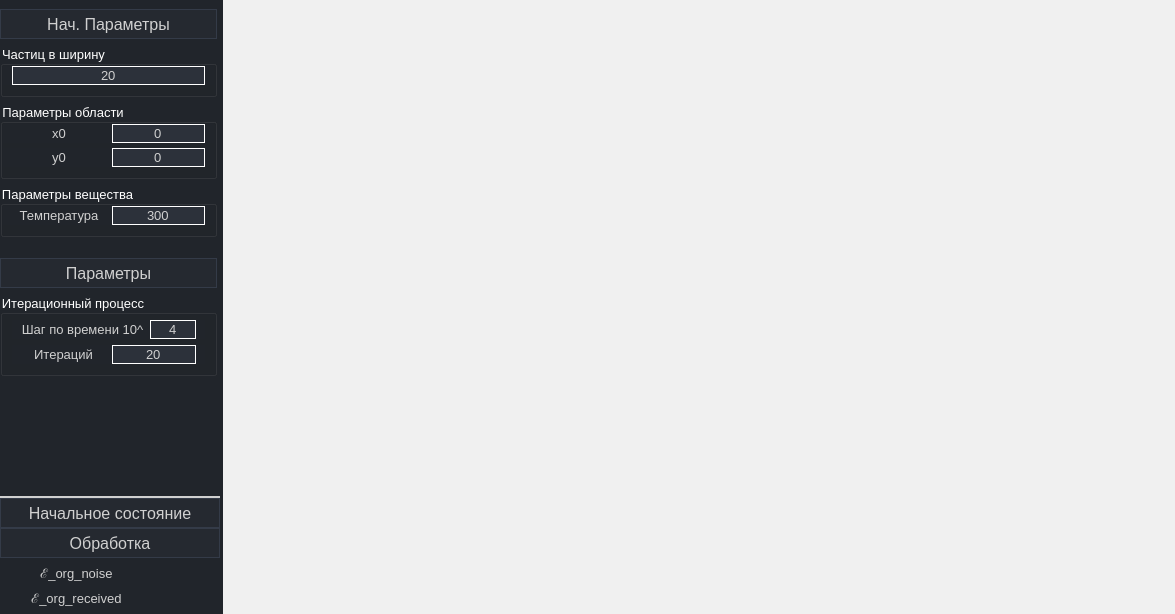
<?xml version="1.0" encoding="UTF-8"?>
<ui version="4.0">
 <class>Dialog</class>
 <widget class="QDialog" name="Dialog">
  <property name="geometry">
   <rect>
    <x>0</x>
    <y>0</y>
    <width>1175</width>
    <height>614</height>
   </rect>
  </property>
  <property name="windowTitle">
   <string>Фильтрация изображения</string>
  </property>
  <layout class="QHBoxLayout" name="horizontalLayout" stretch="0">
   <property name="spacing">
    <number>0</number>
   </property>
   <property name="leftMargin">
    <number>0</number>
   </property>
   <property name="topMargin">
    <number>0</number>
   </property>
   <property name="rightMargin">
    <number>0</number>
   </property>
   <property name="bottomMargin">
    <number>0</number>
   </property>
   <item>
    <widget class="QWidget" name="widget_design" native="true">
     <property name="styleSheet">
      <string notr="true">
   QWidget{
	background-color: rgb(33, 37, 43);
	color: rgb(208, 208, 208);
	font-size: 10pt;
}
/* /////////////////////////////////////////////////////////////////////////////////////////////////
ScrollBars */
 QScrollBar {
border: none;												/* без границ */
	border-right:5px solid rgb(211, 211, 211);;	/* С правой красной раницей */
 }
 QScrollBar:vertical {
	border: none;
    background: rgb(52, 59, 72);
    width: 8px;
    margin: 21px 0 21px 0;
	border-radius: 0px;
 }

/* Ползунок */
 QScrollBar::handle:vertical {	
	background:rgb(255, 255, 255);
    min-height: 25px;
	border-radius: 4px
 }
/*Нижняя стрелка*/
 QScrollBar::add-line:vertical {
     border: none;
    background: rgb(55, 63, 77);
     height: 20px;

     subcontrol-position: bottom;
     subcontrol-origin: margin;
 }
/*Верхняя стрелка*/
 QScrollBar::sub-line:vertical {
	border: none;
    background: rgb(55, 63, 77);
     height: 20px;

     subcontrol-position: top;
     subcontrol-origin: margin;
 }
/* Цвета нижних и верхних стрелок */
 QScrollBar::up-arrow:vertical{
	border-top-left-radius: 4px;
    border-top-right-radius: 4px;
     background: rgb(255, 255, 255);
 }
QScrollBar::down-arrow:vertical{
	border-bottom-left-radius: 4px;
    border-bottom-right-radius: 4px;
     background: rgb(255, 255, 255);
}

 QScrollBar::add-page:vertical, QScrollBar::sub-page:vertical {
     background: none;
 }
/* ///////////////////////////////////////////////////////////////////////////////////////////////// */
/* /////////////////////////////////////////////////////////////////////////////////////////////////
RadioButton */
QRadioButton::indicator {
    border: 3px solid rgb(52, 59, 72);
	width: 15px;
	height: 15px;
	border-radius: 10px;
    background: rgb(44, 49, 60);
}
QRadioButton::indicator:hover {
    border: 3px solid rgb(58, 66, 81);
}
QRadioButton::indicator:checked {
    background: 3px solid rgb(255, 255, 255);
	border: 3px solid rgb(52, 59, 72);	
}
/* срабатывает, когда пользователь наводит на элемент мышью */
QRadioButton:hover {
	background-color:rgb(40, 44, 52);			/* задаем цвет фона */
}
/* срабатывает, при нажатии*/
QRadioButton:pressed      {
	background-color:rgb(170, 170, 170);		/* задаем цвет фона */
	color:  rgb(0, 0, 0);
	border: none;												/* без границ */
}
/* ///////////////////////////////////////////////////////////////////////////////////////////////// */
/* /////////////////////////////////////////////////////////////////////////////////////////////////
QCheckBox */
/* Стандартное состояние*/
QCheckBox{
	padding-left: 8px;		/* Отступ слева */
	padding-right: -8px;	/* Отступ справа */
}

/* Состояние - не выбран*/
QCheckBox::indicator:unchecked {
	/* Выбор картинки*/
	image: url(:/checkbox_status_success/resource/checkbox_status_success/check_error_red_24dp.svg)
}

/* Состояние -  выбран*/
QCheckBox::indicator:checked {
	/* Выбор картинки*/
	image: url(:/checkbox_status_success/resource/checkbox_status_success/check_ok_grean_24dp.svg);
}
/* ///////////////////////////////////////////////////////////////////////////////////////////////// */
/* /////////////////////////////////////////////////////////////////////////////////////////////////
QPushButton */
/*Стандартное состояние для кнопки*/
QPushButton {
	font-size: 12pt;
	background-color:rgb(37, 41, 48);/* задает цвет фона */
	display: inline-block;							/* пределяет, будет ли элемент обрабатываться как блочный или встроенный элемент */
	border: 1px solid rgb(52, 59, 72);		/* задает границу элемента */

	/* задает иконку */
	background-position: left center;							/* выравнивание иконки */
	background-repeat: no-repeat;								/* повторять иконку */
} 

/* срабатывает, когда пользователь наводит на элемент мышью */
QPushButton:hover {
	background-color:rgb(40, 44, 52);			/* задаем цвет фона */
	border: none;												/* без границ */
	border-left:4px solid rgb(208, 208, 208);	/* С правой красной раницей */
}


/* срабатывает, при нажатии*/
QPushButton:pressed      {
	background-color:rgb(170, 170, 170);		/* задаем цвет фона */
	color: rgb(181, 181, 181);
	border: none;												/* без границ */
}
/* ///////////////////////////////////////////////////////////////////////////////////////////////// */
/* /////////////////////////////////////////////////////////////////////////////////////////////////
QLineEdit */
/* Стиль по умолчанию */
QLineEdit:enabled{
	background-color:rgb(44, 49, 58); /* Устанавливаем цвет заливки */
	border: 1px solid rgb(255, 255, 255); 
}

/* Если поле отключено */
QLineEdit:disabled {
	background-color:  rgba(67, 74, 88, 0); /* Устанавливаем цвет заливки */
	border: 1px solid rgb(255, 255, 255); 
	color: rgb(67, 74, 88);
}
/* ///////////////////////////////////////////////////////////////////////////////////////////////// */
/* /////////////////////////////////////////////////////////////////////////////////////////////////
QGroupBox */
QGroupBox{
	color:rgb(255, 255, 255);	/* задает цвет шрифта */
}
/* ///////////////////////////////////////////////////////////////////////////////////////////////// */
/* /////////////////////////////////////////////////////////////////////////////////////////////////
QTableWidget */

QTableWidget {	
	gridline-color: rgb(136, 136, 136);
	border-top: 1px solid rgb(54, 60, 74);
	border-bottom: 1px solid  rgb(54, 60, 74);
}
QTableWidget::item:selected{
	background-color: rgb(72, 81, 94);
}
QHeaderView { qproperty-defaultAlignment: AlignCenter; }
/*Цвет верхнего и левого поля*/
QHeaderView::section{
	background-color:rgb(37, 41, 48);
    border-style: none;
border: 1px solid rgb(136, 136, 136);
}
/*Кнопка в верхнем левом углу*/
QTableCornerButton::section {background-color:rgb(33, 37, 43); }

QWidget#widget_loading_data {
	border-bottom: 2px solid rgb(208, 208, 208);
}
QWidget#widget_processing {
	border-top: 2px solid rgb(208, 208, 208);
}
QScrollArea{
border: none;
}</string>
     </property>
     <layout class="QHBoxLayout" name="layout_design">
      <property name="spacing">
       <number>3</number>
      </property>
      <property name="leftMargin">
       <number>0</number>
      </property>
      <property name="topMargin">
       <number>0</number>
      </property>
      <property name="rightMargin">
       <number>0</number>
      </property>
      <property name="bottomMargin">
       <number>0</number>
      </property>
      <item>
       <widget class="QWidget" name="widget_menu" native="true">
        <property name="minimumSize">
         <size>
          <width>220</width>
          <height>0</height>
         </size>
        </property>
        <property name="maximumSize">
         <size>
          <width>220</width>
          <height>16777215</height>
         </size>
        </property>
        <layout class="QVBoxLayout" name="layout_menu">
         <property name="spacing">
          <number>6</number>
         </property>
         <property name="leftMargin">
          <number>0</number>
         </property>
         <property name="topMargin">
          <number>0</number>
         </property>
         <property name="rightMargin">
          <number>0</number>
         </property>
         <property name="bottomMargin">
          <number>6</number>
         </property>
         <item>
          <widget class="QScrollArea" name="scrollArea">
           <property name="widgetResizable">
            <bool>true</bool>
           </property>
           <widget class="QWidget" name="scrollAreaWidgetContents">
            <property name="geometry">
             <rect>
              <x>0</x>
              <y>0</y>
              <width>220</width>
              <height>490</height>
             </rect>
            </property>
            <layout class="QVBoxLayout" name="verticalLayout_2">
             <property name="spacing">
              <number>6</number>
             </property>
             <property name="leftMargin">
              <number>0</number>
             </property>
             <property name="rightMargin">
              <number>3</number>
             </property>
             <property name="bottomMargin">
              <number>0</number>
             </property>
             <item>
              <widget class="QPushButton" name="pushButton_tab_start_parameters">
               <property name="minimumSize">
                <size>
                 <width>0</width>
                 <height>30</height>
                </size>
               </property>
               <property name="text">
                <string>Нач. Параметры</string>
               </property>
               <property name="checkable">
                <bool>true</bool>
               </property>
               <property name="checked">
                <bool>true</bool>
               </property>
              </widget>
             </item>
             <item>
              <widget class="QWidget" name="widget_start_parameters" native="true">
               <property name="styleSheet">
                <string notr="true"/>
               </property>
               <layout class="QVBoxLayout" name="layout_start_parameters">
                <property name="spacing">
                 <number>6</number>
                </property>
                <property name="leftMargin">
                 <number>0</number>
                </property>
                <property name="topMargin">
                 <number>0</number>
                </property>
                <property name="rightMargin">
                 <number>0</number>
                </property>
                <property name="bottomMargin">
                 <number>15</number>
                </property>
                <item>
                 <widget class="QGroupBox" name="groupBox_area_size">
                  <property name="sizePolicy">
                   <sizepolicy hsizetype="Preferred" vsizetype="Maximum">
                    <horstretch>0</horstretch>
                    <verstretch>0</verstretch>
                   </sizepolicy>
                  </property>
                  <property name="title">
                   <string>Частиц в ширину</string>
                  </property>
                  <layout class="QVBoxLayout" name="layout_area_size">
                   <property name="spacing">
                    <number>5</number>
                   </property>
                   <property name="leftMargin">
                    <number>0</number>
                   </property>
                   <property name="topMargin">
                    <number>0</number>
                   </property>
                   <property name="rightMargin">
                    <number>0</number>
                   </property>
                   <property name="bottomMargin">
                    <number>9</number>
                   </property>
                   <item>
                    <widget class="QWidget" name="widget_elements_on_side" native="true">
                     <property name="sizePolicy">
                      <sizepolicy hsizetype="Preferred" vsizetype="Maximum">
                       <horstretch>0</horstretch>
                       <verstretch>0</verstretch>
                      </sizepolicy>
                     </property>
                     <layout class="QHBoxLayout" name="layout_elements_on_side" stretch="0">
                      <property name="topMargin">
                       <number>0</number>
                      </property>
                      <property name="bottomMargin">
                       <number>0</number>
                      </property>
                      <item>
                       <widget class="QLineEdit" name="lineEdit_elements_on_side">
                        <property name="text">
                         <string>20</string>
                        </property>
                        <property name="alignment">
                         <set>Qt::AlignCenter</set>
                        </property>
                       </widget>
                      </item>
                     </layout>
                    </widget>
                   </item>
                  </layout>
                 </widget>
                </item>
                <item>
                 <widget class="QGroupBox" name="groupBox_area_parameters">
                  <property name="title">
                   <string>Параметры области</string>
                  </property>
                  <layout class="QVBoxLayout" name="layout_dome_1">
                   <property name="spacing">
                    <number>5</number>
                   </property>
                   <property name="leftMargin">
                    <number>0</number>
                   </property>
                   <property name="topMargin">
                    <number>0</number>
                   </property>
                   <property name="rightMargin">
                    <number>0</number>
                   </property>
                   <property name="bottomMargin">
                    <number>9</number>
                   </property>
                   <item>
                    <widget class="QWidget" name="widget_x0" native="true">
                     <property name="sizePolicy">
                      <sizepolicy hsizetype="Preferred" vsizetype="Maximum">
                       <horstretch>0</horstretch>
                       <verstretch>0</verstretch>
                      </sizepolicy>
                     </property>
                     <layout class="QHBoxLayout" name="layout_x0" stretch="1,1">
                      <property name="topMargin">
                       <number>0</number>
                      </property>
                      <property name="bottomMargin">
                       <number>0</number>
                      </property>
                      <item>
                       <widget class="QLabel" name="label_text_x0">
                        <property name="text">
                         <string>x0</string>
                        </property>
                        <property name="alignment">
                         <set>Qt::AlignCenter</set>
                        </property>
                       </widget>
                      </item>
                      <item>
                       <widget class="QLineEdit" name="lineEdit_x0">
                        <property name="text">
                         <string>0</string>
                        </property>
                        <property name="alignment">
                         <set>Qt::AlignCenter</set>
                        </property>
                       </widget>
                      </item>
                     </layout>
                    </widget>
                   </item>
                   <item>
                    <widget class="QWidget" name="widget_y0" native="true">
                     <property name="sizePolicy">
                      <sizepolicy hsizetype="Preferred" vsizetype="Maximum">
                       <horstretch>0</horstretch>
                       <verstretch>0</verstretch>
                      </sizepolicy>
                     </property>
                     <layout class="QHBoxLayout" name="layout_y0" stretch="1,1">
                      <property name="topMargin">
                       <number>0</number>
                      </property>
                      <property name="bottomMargin">
                       <number>0</number>
                      </property>
                      <item>
                       <widget class="QLabel" name="label_text_y0">
                        <property name="text">
                         <string>y0</string>
                        </property>
                        <property name="alignment">
                         <set>Qt::AlignCenter</set>
                        </property>
                       </widget>
                      </item>
                      <item>
                       <widget class="QLineEdit" name="lineEdit_y0">
                        <property name="text">
                         <string>0</string>
                        </property>
                        <property name="alignment">
                         <set>Qt::AlignCenter</set>
                        </property>
                       </widget>
                      </item>
                     </layout>
                    </widget>
                   </item>
                  </layout>
                 </widget>
                </item>
                <item>
                 <widget class="QGroupBox" name="groupBox_substance_parameters">
                  <property name="title">
                   <string>Параметры вещества</string>
                  </property>
                  <layout class="QVBoxLayout" name="layout_substance_parameters">
                   <property name="spacing">
                    <number>5</number>
                   </property>
                   <property name="leftMargin">
                    <number>0</number>
                   </property>
                   <property name="topMargin">
                    <number>0</number>
                   </property>
                   <property name="rightMargin">
                    <number>0</number>
                   </property>
                   <property name="bottomMargin">
                    <number>9</number>
                   </property>
                   <item>
                    <widget class="QWidget" name="widget_temperature" native="true">
                     <property name="sizePolicy">
                      <sizepolicy hsizetype="Preferred" vsizetype="Maximum">
                       <horstretch>0</horstretch>
                       <verstretch>0</verstretch>
                      </sizepolicy>
                     </property>
                     <layout class="QHBoxLayout" name="layout_temperature" stretch="1,1">
                      <property name="topMargin">
                       <number>0</number>
                      </property>
                      <property name="bottomMargin">
                       <number>0</number>
                      </property>
                      <item>
                       <widget class="QLabel" name="label_text_temperature">
                        <property name="text">
                         <string>Температура</string>
                        </property>
                        <property name="alignment">
                         <set>Qt::AlignCenter</set>
                        </property>
                       </widget>
                      </item>
                      <item>
                       <widget class="QLineEdit" name="lineEdit_temperature">
                        <property name="text">
                         <string>300</string>
                        </property>
                        <property name="alignment">
                         <set>Qt::AlignCenter</set>
                        </property>
                       </widget>
                      </item>
                     </layout>
                    </widget>
                   </item>
                  </layout>
                 </widget>
                </item>
               </layout>
              </widget>
             </item>
             <item>
              <widget class="QPushButton" name="pushButton_options">
               <property name="minimumSize">
                <size>
                 <width>0</width>
                 <height>30</height>
                </size>
               </property>
               <property name="text">
                <string>Параметры</string>
               </property>
               <property name="checkable">
                <bool>true</bool>
               </property>
               <property name="checked">
                <bool>true</bool>
               </property>
              </widget>
             </item>
             <item>
              <widget class="QWidget" name="widget_options" native="true">
               <property name="minimumSize">
                <size>
                 <width>0</width>
                 <height>0</height>
                </size>
               </property>
               <layout class="QVBoxLayout" name="layout_options">
                <property name="leftMargin">
                 <number>0</number>
                </property>
                <property name="topMargin">
                 <number>0</number>
                </property>
                <property name="rightMargin">
                 <number>0</number>
                </property>
                <property name="bottomMargin">
                 <number>20</number>
                </property>
                <item>
                 <widget class="QGroupBox" name="groupBox_iteration_process">
                  <property name="sizePolicy">
                   <sizepolicy hsizetype="Preferred" vsizetype="Maximum">
                    <horstretch>0</horstretch>
                    <verstretch>0</verstretch>
                   </sizepolicy>
                  </property>
                  <property name="title">
                   <string>Итерационный процесс</string>
                  </property>
                  <layout class="QVBoxLayout" name="verticalLayout" stretch="1,0">
                   <property name="spacing">
                    <number>6</number>
                   </property>
                   <property name="leftMargin">
                    <number>9</number>
                   </property>
                   <property name="topMargin">
                    <number>5</number>
                   </property>
                   <property name="rightMargin">
                    <number>9</number>
                   </property>
                   <property name="bottomMargin">
                    <number>9</number>
                   </property>
                   <item>
                    <widget class="QWidget" name="widget_time_step" native="true">
                     <property name="sizePolicy">
                      <sizepolicy hsizetype="Preferred" vsizetype="Maximum">
                       <horstretch>0</horstretch>
                       <verstretch>0</verstretch>
                      </sizepolicy>
                     </property>
                     <layout class="QHBoxLayout" name="layout_time_step" stretch="1,1">
                      <property name="topMargin">
                       <number>0</number>
                      </property>
                      <property name="bottomMargin">
                       <number>0</number>
                      </property>
                      <item>
                       <widget class="QLabel" name="label_text_time_step">
                        <property name="text">
                         <string>Шаг по времени 10^</string>
                        </property>
                        <property name="alignment">
                         <set>Qt::AlignCenter</set>
                        </property>
                       </widget>
                      </item>
                      <item>
                       <widget class="QLineEdit" name="lineEdit_time_step">
                        <property name="text">
                         <string>4</string>
                        </property>
                        <property name="alignment">
                         <set>Qt::AlignCenter</set>
                        </property>
                       </widget>
                      </item>
                     </layout>
                    </widget>
                   </item>
                   <item>
                    <widget class="QWidget" name="widget_iterations" native="true">
                     <property name="sizePolicy">
                      <sizepolicy hsizetype="Preferred" vsizetype="Maximum">
                       <horstretch>0</horstretch>
                       <verstretch>0</verstretch>
                      </sizepolicy>
                     </property>
                     <layout class="QHBoxLayout" name="layout_iterations" stretch="1,1">
                      <property name="topMargin">
                       <number>0</number>
                      </property>
                      <property name="bottomMargin">
                       <number>0</number>
                      </property>
                      <item>
                       <widget class="QLabel" name="label_iterations">
                        <property name="text">
                         <string>Итераций</string>
                        </property>
                        <property name="alignment">
                         <set>Qt::AlignCenter</set>
                        </property>
                       </widget>
                      </item>
                      <item>
                       <widget class="QLineEdit" name="lineEdit_iterations">
                        <property name="text">
                         <string>20</string>
                        </property>
                        <property name="alignment">
                         <set>Qt::AlignCenter</set>
                        </property>
                       </widget>
                      </item>
                     </layout>
                    </widget>
                   </item>
                  </layout>
                 </widget>
                </item>
               </layout>
              </widget>
             </item>
             <item>
              <spacer name="verticalSpacer">
               <property name="orientation">
                <enum>Qt::Vertical</enum>
               </property>
               <property name="sizeHint" stdset="0">
                <size>
                 <width>20</width>
                 <height>40</height>
                </size>
               </property>
              </spacer>
             </item>
            </layout>
           </widget>
          </widget>
         </item>
         <item>
          <widget class="QWidget" name="widget_processing" native="true">
           <layout class="QVBoxLayout" name="layout_processing">
            <property name="spacing">
             <number>0</number>
            </property>
            <property name="leftMargin">
             <number>0</number>
            </property>
            <property name="topMargin">
             <number>2</number>
            </property>
            <property name="rightMargin">
             <number>0</number>
            </property>
            <property name="bottomMargin">
             <number>0</number>
            </property>
            <item>
             <widget class="QPushButton" name="pushButton_initial_state">
              <property name="minimumSize">
               <size>
                <width>0</width>
                <height>30</height>
               </size>
              </property>
              <property name="text">
               <string>Начальное состояние</string>
              </property>
             </widget>
            </item>
            <item>
             <widget class="QPushButton" name="pushButton_start_processing">
              <property name="minimumSize">
               <size>
                <width>0</width>
                <height>30</height>
               </size>
              </property>
              <property name="text">
               <string>Обработка</string>
              </property>
             </widget>
            </item>
            <item>
             <widget class="QWidget" name="widget_deviation_original_and_noise" native="true">
              <property name="minimumSize">
               <size>
                <width>0</width>
                <height>25</height>
               </size>
              </property>
              <property name="maximumSize">
               <size>
                <width>16777215</width>
                <height>25</height>
               </size>
              </property>
              <layout class="QHBoxLayout" name="layout_deviation_original_and_noise" stretch="2,1">
               <property name="spacing">
                <number>0</number>
               </property>
               <property name="topMargin">
                <number>0</number>
               </property>
               <property name="bottomMargin">
                <number>0</number>
               </property>
               <item>
                <widget class="QLabel" name="label_text_deviation_original_and_noise">
                 <property name="minimumSize">
                  <size>
                   <width>0</width>
                   <height>30</height>
                  </size>
                 </property>
                 <property name="font">
                  <font>
                   <pointsize>10</pointsize>
                  </font>
                 </property>
                 <property name="text">
                  <string>ℰ_org_noise</string>
                 </property>
                 <property name="alignment">
                  <set>Qt::AlignCenter</set>
                 </property>
                </widget>
               </item>
               <item>
                <widget class="QLabel" name="label_deviation_original_and_noise">
                 <property name="text">
                  <string/>
                 </property>
                 <property name="alignment">
                  <set>Qt::AlignCenter</set>
                 </property>
                </widget>
               </item>
              </layout>
             </widget>
            </item>
            <item>
             <widget class="QWidget" name="widget_deviation_original_and_received" native="true">
              <property name="minimumSize">
               <size>
                <width>0</width>
                <height>25</height>
               </size>
              </property>
              <property name="maximumSize">
               <size>
                <width>16777215</width>
                <height>25</height>
               </size>
              </property>
              <layout class="QHBoxLayout" name="layout_deviation_original_and_received" stretch="2,1">
               <property name="spacing">
                <number>0</number>
               </property>
               <property name="topMargin">
                <number>0</number>
               </property>
               <property name="bottomMargin">
                <number>0</number>
               </property>
               <item>
                <widget class="QLabel" name="label_text_deviation_original_and_received">
                 <property name="minimumSize">
                  <size>
                   <width>0</width>
                   <height>30</height>
                  </size>
                 </property>
                 <property name="font">
                  <font>
                   <pointsize>10</pointsize>
                  </font>
                 </property>
                 <property name="text">
                  <string>ℰ_org_received</string>
                 </property>
                 <property name="alignment">
                  <set>Qt::AlignCenter</set>
                 </property>
                </widget>
               </item>
               <item>
                <widget class="QLabel" name="label_deviation_original_and_received">
                 <property name="text">
                  <string/>
                 </property>
                 <property name="alignment">
                  <set>Qt::AlignCenter</set>
                 </property>
                </widget>
               </item>
              </layout>
             </widget>
            </item>
           </layout>
          </widget>
         </item>
        </layout>
       </widget>
      </item>
      <item>
       <widget class="QWidget" name="widget_main" native="true">
        <property name="styleSheet">
         <string notr="true">QWidget{
background-color: rgb(240, 240, 240);
color: rgb(0, 0, 0);
}</string>
        </property>
        <layout class="QGridLayout" name="gridLayout">
         <property name="leftMargin">
          <number>9</number>
         </property>
         <item row="0" column="0">
          <widget class="QWidget" name="widget_plot_1" native="true">
           <layout class="QVBoxLayout" name="layout_plot_1">
            <property name="spacing">
             <number>0</number>
            </property>
            <property name="leftMargin">
             <number>0</number>
            </property>
            <property name="topMargin">
             <number>0</number>
            </property>
            <property name="rightMargin">
             <number>0</number>
            </property>
            <property name="bottomMargin">
             <number>0</number>
            </property>
           </layout>
          </widget>
         </item>
         <item row="0" column="1">
          <widget class="QWidget" name="widget_plot_2" native="true">
           <layout class="QVBoxLayout" name="layout_plot_2">
            <property name="spacing">
             <number>0</number>
            </property>
            <property name="leftMargin">
             <number>0</number>
            </property>
            <property name="topMargin">
             <number>0</number>
            </property>
            <property name="rightMargin">
             <number>0</number>
            </property>
            <property name="bottomMargin">
             <number>0</number>
            </property>
           </layout>
          </widget>
         </item>
         <item row="1" column="0">
          <widget class="QWidget" name="widget_plot_3" native="true">
           <layout class="QVBoxLayout" name="layout_plot_3">
            <property name="spacing">
             <number>0</number>
            </property>
            <property name="leftMargin">
             <number>0</number>
            </property>
            <property name="topMargin">
             <number>0</number>
            </property>
            <property name="rightMargin">
             <number>0</number>
            </property>
            <property name="bottomMargin">
             <number>0</number>
            </property>
           </layout>
          </widget>
         </item>
         <item row="1" column="1">
          <widget class="QWidget" name="widget_plot_4" native="true">
           <layout class="QVBoxLayout" name="layout_plot_4">
            <property name="spacing">
             <number>0</number>
            </property>
            <property name="leftMargin">
             <number>0</number>
            </property>
            <property name="topMargin">
             <number>0</number>
            </property>
            <property name="rightMargin">
             <number>0</number>
            </property>
            <property name="bottomMargin">
             <number>0</number>
            </property>
           </layout>
          </widget>
         </item>
        </layout>
       </widget>
      </item>
     </layout>
    </widget>
   </item>
  </layout>
 </widget>
 <resources/>
 <connections>
  <connection>
   <sender>pushButton_options</sender>
   <signal>clicked(bool)</signal>
   <receiver>widget_options</receiver>
   <slot>setVisible(bool)</slot>
   <hints>
    <hint type="sourcelabel">
     <x>139</x>
     <y>825</y>
    </hint>
    <hint type="destinationlabel">
     <x>119</x>
     <y>990</y>
    </hint>
   </hints>
  </connection>
  <connection>
   <sender>pushButton_tab_start_parameters</sender>
   <signal>clicked(bool)</signal>
   <receiver>widget_start_parameters</receiver>
   <slot>setVisible(bool)</slot>
   <hints>
    <hint type="sourcelabel">
     <x>95</x>
     <y>24</y>
    </hint>
    <hint type="destinationlabel">
     <x>95</x>
     <y>420</y>
    </hint>
   </hints>
  </connection>
 </connections>
</ui>
